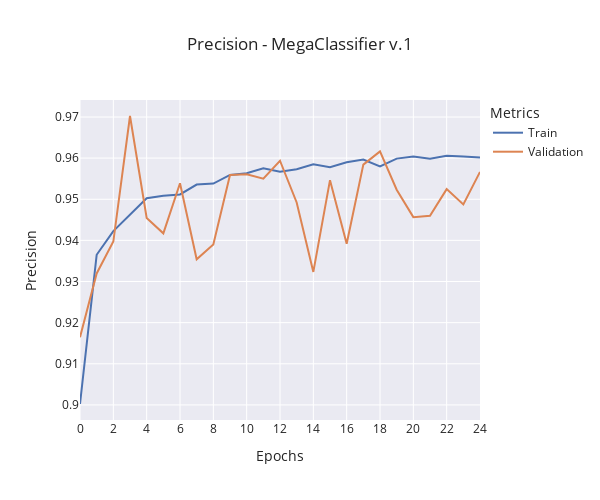

The notebook cell this image was saved under:
### Code cell
window_size = 0
train_data = (
    moving_average(train_metrics["presision"], window_size)
    if window_size != 0
    else train_metrics["presision"]
)
validation_data = (
    moving_average(validation_metrics["val_presision"], window_size)
    if window_size != 0
    else validation_metrics["val_presision"]
)

fig = go.Figure()

fig.add_trace(
    go.Scatter(
        y=train_data,
        x=np.arange(len(train_data)),
        mode="lines",
        name="Train",
    )
)

fig.add_trace(
    go.Scatter(
        y=validation_data,
        x=np.arange(len(validation_data)),
        mode="lines",
        name="Validation",
    )
)

fig.update_layout(
    title=f"Precision - {model_name} {version}",
    xaxis_title="Epochs",
    yaxis_title="Precision",
    legend_title="Metrics",
    template="seaborn",
    width=600,
    height=500,
    xaxis=dict(
        tickmode="linear",
        tick0=0,
        dtick=2,
    ),
)

fig.show()

### Figure 1 — Plotly figure (JSON) as saved in the notebook; plotly's stock layout.template omitted (floating-point values rounded to 4 significant figures)
{"data": [{"mode": "lines", "name": "Train", "type": "scatter", "x": [0, 1, 2, 3, 4, 5, 6, 7, 8, 9, 10, 11, 12, 13, 14, 15, 16, 17, 18, 19, 20, 21, 22, 23, 24], "y": [0.9002, 0.9365, 0.9423, 0.9462, 0.9502, 0.9509, 0.9512, 0.9536, 0.9538, 0.9559, 0.9563, 0.9575, 0.9567, 0.9573, 0.9585, 0.9578, 0.959, 0.9597, 0.958, 0.9599, 0.9604, 0.9598, 0.9606, 0.9604, 0.9601]}, {"mode": "lines", "name": "Validation", "type": "scatter", "x": [0, 1, 2, 3, 4, 5, 6, 7, 8, 9, 10, 11, 12, 13, 14, 15, 16, 17, 18, 19, 20, 21, 22, 23, 24], "y": [0.9165, 0.932, 0.9397, 0.9702, 0.9454, 0.9417, 0.9539, 0.9354, 0.939, 0.9559, 0.9561, 0.955, 0.9594, 0.9492, 0.9323, 0.9546, 0.9392, 0.9584, 0.9616, 0.9523, 0.9457, 0.946, 0.9525, 0.9487, 0.9566]}], "layout": {"height": 500, "legend": {"title": {"text": "Metrics"}}, "title": {"text": "Precision - MegaClassifier v.1"}, "width": 600, "xaxis": {"dtick": 2, "tick0": 0, "tickmode": "linear", "title": {"text": "Epochs"}}, "yaxis": {"title": {"text": "Precision"}}}}
